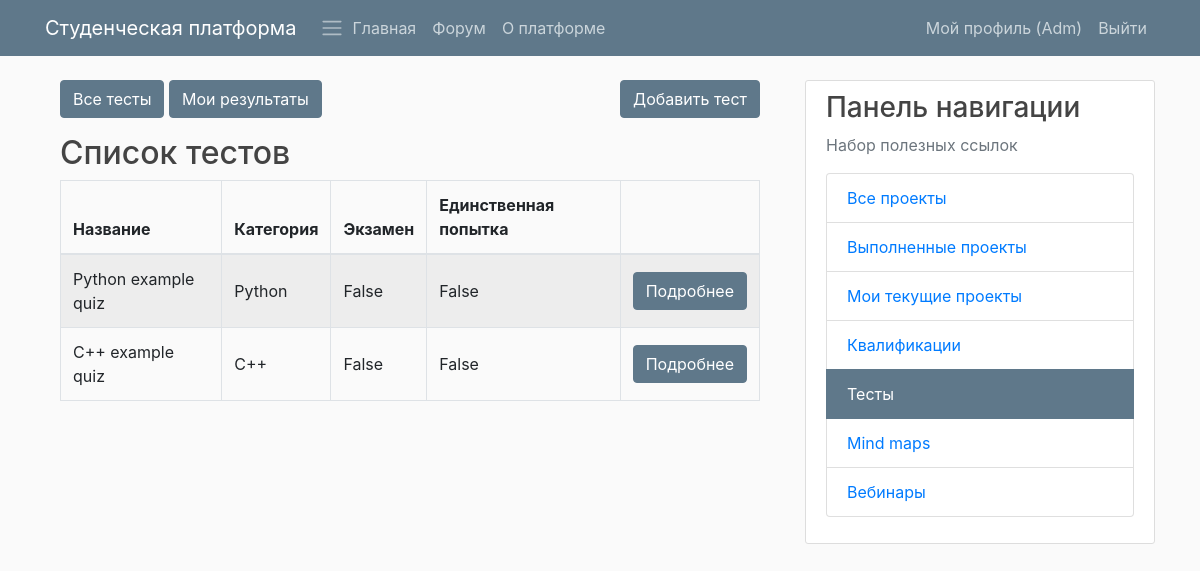
Screenshot of /platform/quiz/ (signed in) with the database file from the repository.
### QuizApp/models.py (models this page shows, shortened)
class Quiz(models.Model):
    title = models.CharField(
        verbose_name=_("Title"),
        max_length=60, blank=False)
    description = models.TextField(
        verbose_name=_("Description"),
        blank=True, help_text=_("a description of the quiz"))
    url = models.SlugField(
        max_length=60, blank=False,
        help_text=_("a user friendly url"),
        verbose_name=_("user friendly url"))
    category = models.ForeignKey(
        Category, null=True, blank=True,
        verbose_name=_("Category"), on_delete=models.CASCADE)
    random_order = models.BooleanField(
        blank=False, default=False,
        verbose_name=_("Random Order"),
        help_text=_("Display the questions in "
                    "a random order or as they "
                    "are set?"))
    max_questions = models.PositiveIntegerField(
        blank=True, null=True, verbose_name=_("Max Questions"),
        help_text=_("Number of questions to be answered on each attempt."))
    answers_at_end = models.BooleanField(
        blank=False, default=False,
        help_text=_("Correct answer is NOT shown after question."
                    " Answers displayed at the end."),
        verbose_name=_("Answers at end"))
    exam_paper = models.BooleanField(
        blank=False, default=False,
        help_text=_("If yes, the result of each"
                    " attempt by a user will be"
                    " stored. Necessary for marking."),
        verbose_name=_("Exam Paper"))
    single_attempt = models.BooleanField(
        blank=False, default=False,
        help_text=_("If yes, only one attempt by"
                    " a user will be permitted."
                    " Non users cannot sit this exam."),
        verbose_name=_("Single Attempt"))
    pass_mark = models.SmallIntegerField(
        blank=True, default=0,
        verbose_name=_("Pass Mark"),
        help_text=_("Percentage required to pass exam."),
        validators=[MaxValueValidator(100)])
    success_text = models.TextField(
        blank=True, help_text=_("Displayed if user passes."),
        verbose_name=_("Success Text"))
    fail_text = models.TextField(
        verbose_name=_("Fail Text"),
        blank=True, help_text=_("Displayed if user fails."))
    draft = models.BooleanField(
        blank=True, default=False,
        verbose_name=_("Draft"),
        help_text=_("If yes, the quiz is not displayed"
                    " in the quiz list and can only be"
                    " taken by users who can edit"
                    " quizzes."))
    class Meta:
        verbose_name = _("Quiz")
        verbose_name_plural = _("Quizzes")

class Category(models.Model):
    category = models.CharField(
        verbose_name=_("Category"),
        max_length=250, blank=True,
        unique=True, null=True)
    objects = CategoryManager()
    class Meta:
        verbose_name = _("Category")
        verbose_name_plural = _("Categories")
    def __str__(self):
        return self.category

### QuizApp/views.py (the view)
class QuizListView(ListView):
    model = Quiz
    def get_queryset(self):
        queryset = super(QuizListView, self).get_queryset()
        return queryset.filter(draft=False)

### PlatformApp/templatetags/templatetagname.py (called while the page is built)
@register.filter(name='has_group')
def has_group(user, group_name):
    group = Group.objects.get(name=group_name)
    return True if group in user.groups.all() else False

### QuizApp/templates/QuizApp/quiz_list.html (shortened to what this page needs)
{% extends 'QuizApp/base.html' %}
{% load i18n %}
{% load quiz_tags %}
{% block quiz_content %}
<h2>{% trans "Список тестов" %}</h2>
{% if quiz_list %}
<table class="table table-bordered table-striped">
    <thead>
        <tr>
            <th>{% trans "Название" %}</th>
            <th>{% trans "Категория" %}</th>
            <th>{% trans "Экзамен" %}</th>
            <th>{% trans "Единственная попытка" %}</th>
            <th></th>
        </tr>
    </thead>
    <tbody>
        {% for quiz in quiz_list %}
        <tr>
            <td class="align-middle">{{ quiz.title }}</td>
            <td class="align-middle">{{ quiz.category }}</td>
            <td class="align-middle">{{ quiz.exam_paper }}</td>
            <td class="align-middle">{{ quiz.single_attempt }}</td>
            <td class="align-middle">
                <a class="btn btn-info" href="{% url 'quiz_start_page' slug=quiz.url %}">Подробнее</a>
            </td>
            {% endfor %}
        </tbody>
    </table>
    {% else %}
    <p>{% trans "Нет доступных тестов" %}.</p>
    {% endif %}
{% endblock quiz_content %}

### PlatformApp/templates/PlatformApp/base.html (shortened to what this page needs)
{% load templatetagname %}
{% load static %}
<!doctype html>
<html lang="en">
    <head>
        <link
            rel="stylesheet"
            href="https://stackpath.bootstrapcdn.com/bootstrap/4.4.1/css/bootstrap.min.css"
        >
        <link rel="stylesheet" type="text/css" href="{% static 'PlatformApp/main.css' %}">
    </head>
    <body>
        <header class="site-header">
            <nav class="navbar navbar-expand-md navbar-dark bg-steel fixed-top">
                <div class="container">
                    <a class="navbar-brand mr-4" href="{% url 'platform-home' %}">Студенческая платформа</a>
                    <span class="navbar-toggler-icon"></span>
                    <div class="collapse navbar-collapse" id="navbarToggle">
                        <div class="navbar-nav mr-auto">
                            <a class="nav-item nav-link" href="{% url 'platform-home' %}">Главная</a>
                            <a class="nav-item nav-link" href="/platform/forum/">Форум</a>
                            <a class="nav-item nav-link" href="{% url 'platform-about' %}">О платформе</a>
                        </div>
                        <div class="navbar-nav">
                            {% if user.is_authenticated %}
                            <a class="nav-item nav-link" href="{% url 'user-profile' %}">Мой профиль ({{ user.username }})</a>
                            <a class="nav-item nav-link" href="{% url 'user-logout' %}">Выйти</a>
                            {% else %}
                            <a class="nav-item nav-link" href="{% url 'user-login' %}">Войти</a>
                            <a class="nav-item nav-link" href="{% url 'user-registration' %}">Регистрация</a>
                            {% endif %}
                        </div>
                    </div>
                </div>
            </nav>
        </header>
        <main role="main" class="container">
            <div class="row">
                <div class="col-md-8">
                    {% block content %}{% endblock %}
                </div>
                <div class="col-md-4">
                    <div class="content-section">
                        <h3>Панель навигации</h3>
                        <p class="text-muted">
                            Набор полезных ссылок
                            {% block right_panel %}{% endblock %}
                        </p>
                    </div>
                </div>
            </div>
        </main>
    </body>
</html>

### PlatformApp/static/PlatformApp/main.css (style rules this page uses)
body { background: #fafafa; color: #333333; margin-top: 5rem; }
h1, h2, h3, h4, h5, h6 { color: #444444; }
.bg-steel { background-color: #5f788a; }
.btn-info { background-color: #5f788a; border-color: #5f788a; }
.site-header .navbar-nav .nav-link { color: #cbd5db; }
.content-section { background: #ffffff; padding: 10px 20px; border: 1px solid #dddddd; border-radius: 3px; margin-bottom: 20px; }

### rows the page displays
Quiz: title "Python example quiz", category "Python", exam_paper "False", single_attempt "False"
Quiz: title "C++ example quiz", category "C++", exam_paper "False", single_attempt "False"

### other values shown
{{ user.username }} "Adm"
